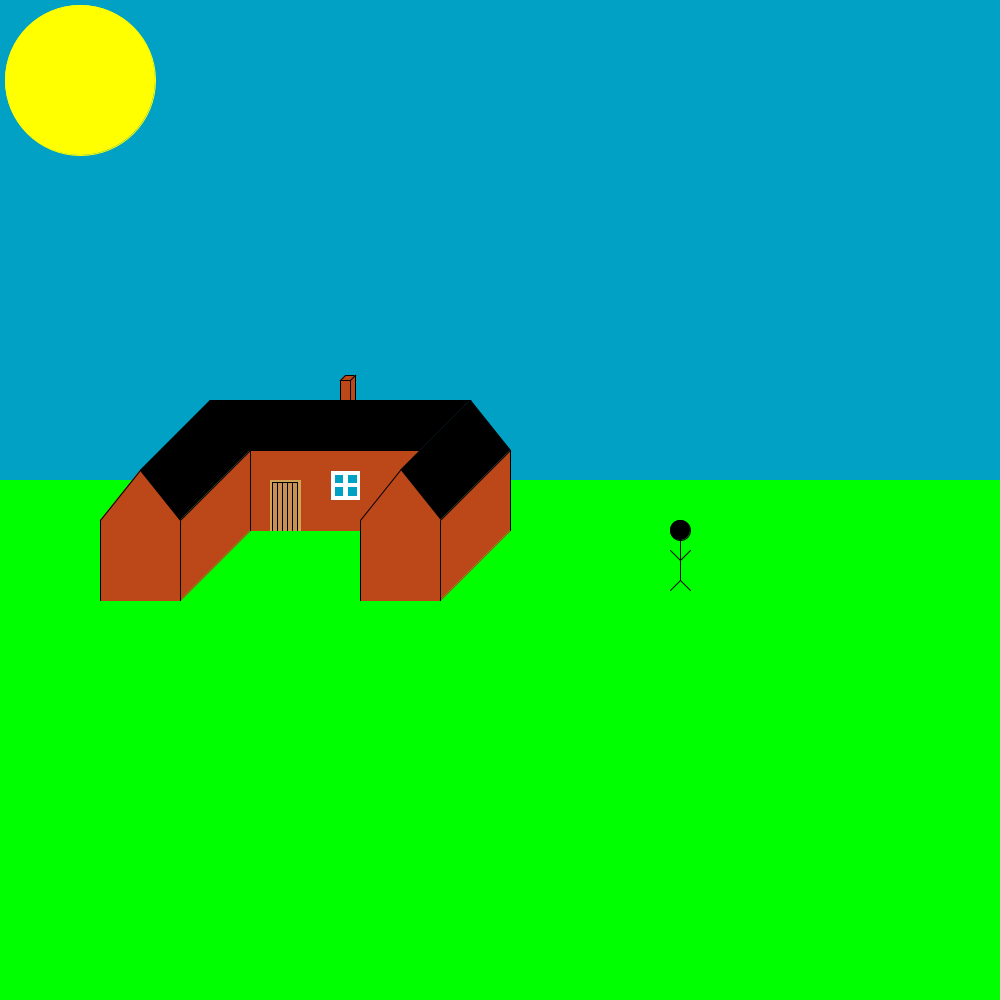
Frame 1 (no input)
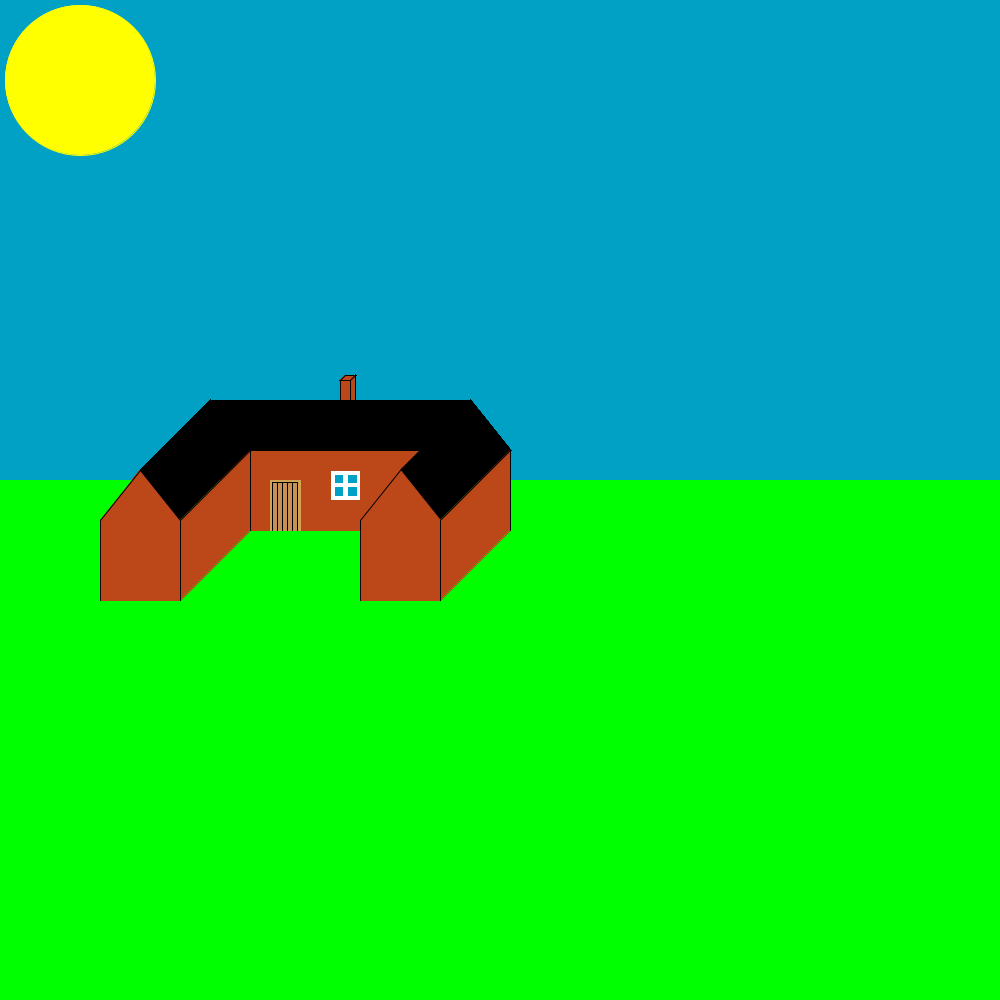
Frame 60 (the mouse pressed at the canvas centre just before this capture)
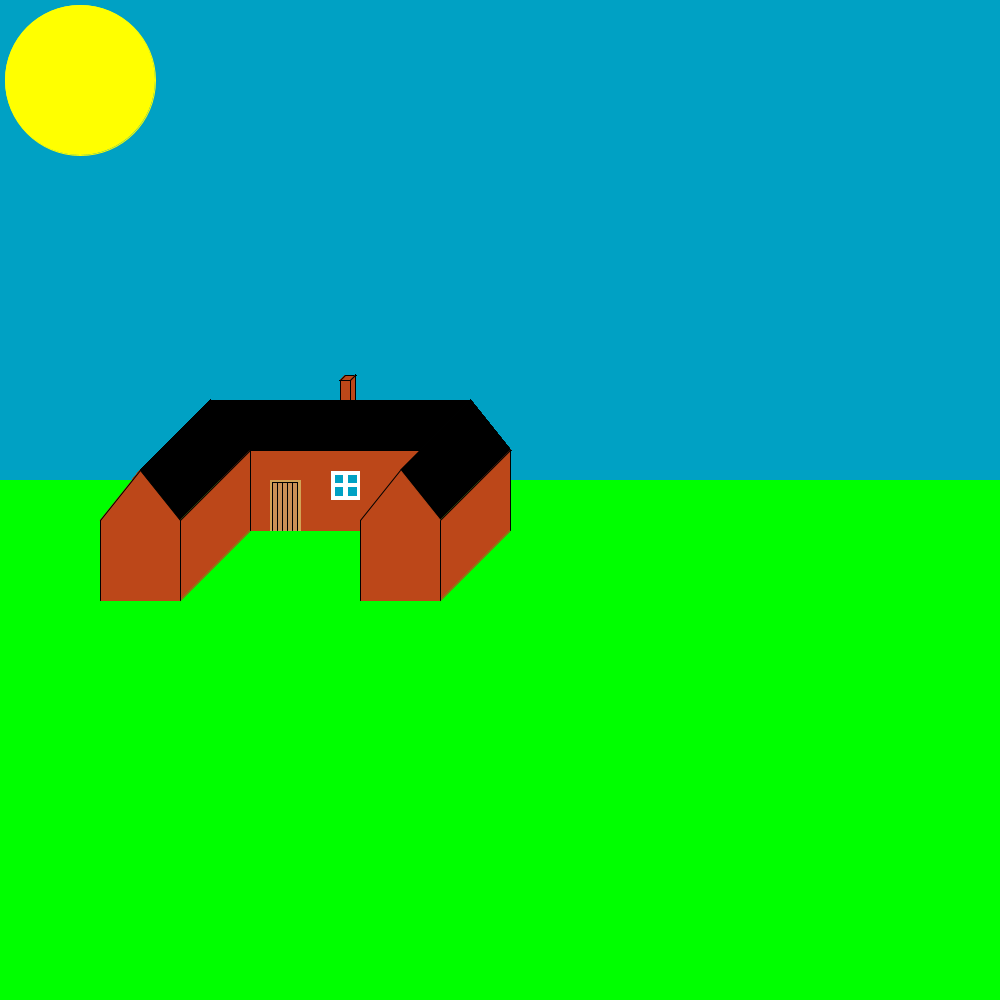
Frame 120 (the mouse held since frame 60 and released just before this capture)

The Processing sketch that drew these frames (run headless with seeded random() and noise(); from frame 60 on, the mouse is pressed at the canvas centre):

// Processing sketch: processing_114390
// ── processing_114390.pde

void setup()
{
  
  frameRate(5);
size(1000,1000);
//himmel
background(0,161,196);

//sol
stroke(255,255,0);
fill(255,255,0);
ellipse(80,80,150,150);

}

int venstreBenX = 670;
int venstreBenY = 590;
int hoejreBenX = 690;
int hoejreBenY = 590;
int hovedX = 680;
int hovedY = 530;
int benSamlingX = 680;
int benSamlingY = 580;
int kropStartX = 680;
int kropStartY = 580;
int kropSlutX = 680;
int kropSlutY = 530;
int hoejreArmX = 690;
int hoejreArmY = 550;
int venstreArmX = 670;
int venstreArmY = 550;
int armeSamlingX = 680;
int armeSamlingY = 560;

void draw()
{
  // græs
stroke(0,255,0);
fill(0,255,0);
rect(0,480,1000,520);

// hus gavl 1
stroke(188,71,25);
fill(188,71,25);
rect(100,520,80,80);

//tag gavl
stroke(188,71,25);
fill(188,71,25);
triangle(100,520,180,520,140,470);

//huslænge 1
stroke(188,71,25);
fill(188,71,25);
quad(180,520,180,600,250,530,250,450);

// taglængde 1
stroke(0,0,0);
fill(0,0,0);
quad(140,470,210,400,250,450,180,520);

// huslænge 2
stroke(188,71,25);
fill(188,71,25);
quad(250,450,250,530,360,530,420,450);

// taglængde 2
stroke(0,0,0);
fill(0,0,0);
quad(210,400,250,450,420,450,470,400);

// huslænge 3
stroke(188,71,25);
fill(188,71,25);
quad(510,450,510,530,440,600,440,520);

// taglængde 3
stroke(0,0,0);
fill(0,0,0);
quad(470,400,510,450,440,520,400,470);

// hus gavl 1
stroke(188,71,25);
fill(188,71,25);
rect(360,520,80,80);

//tag gavl
stroke(188,71,25);
fill(188,71,25);
triangle(360,520,440,520,400,470);

// markeringer
stroke(0,0,0);
fill(0,0,0);
line(400,470,360,520);
line(360,520,360,600);
line(250,450,250,530);
line(180,520,180,600);
line(100,600,100,520);
line(100,520,140,470);
line(440,520,440,600);
line(510,530,510,450);



// dør
stroke(211,163,85);
fill(211,163,85);
rect(270,480,30,50);
stroke(201,144,85);
fill(201,144,85);
quad(272.5,482.5,297.5,482.5,297.5,530,272.5,530);
stroke(0,0,0);
fill(0,0,0);
line(272.5,482.5,272.5,530);
line(272.5,482.5,297.5,482.5);
line(297.5,482.5,297.5,530);
line(277.5,482.5,277.5,530);
line(282.5,482.5,282.5,530);
line(287.5,482.5,287.5,530);
line(292.5,482.5,292.5,530);

// venstre vindue
stroke(188,71,25);
fill(255,255,255);
rect(330,470,30,30);
stroke(255,255,255);
fill(255,255,255);
rect(335,475,20,20);
stroke(0,161,196);
fill(0,161,196);
rect(335,475,7.5,7.5);
stroke(0,161,196);
fill(0,161,196);
rect(348.5,475,7.5,7.5);
stroke(0,161,196);
fill(0,161,196);
rect(335,487.5,7.5,7.5);
stroke(0,161,196);
fill(0,161,196);
rect(348.5,487.5,7.5,7.5);

// skorsten
stroke(0,0,0);
fill(188,71,25);
quad(340,400,350,400,350,380,340,380);
quad(340,380,345,375,355,375,350,380);
quad(355,375,350,380,350,400,355,400);
// mand
stroke(0,0,0);
fill(0,0,0);
ellipse(hovedX,hovedY,20,20); // hoved

line(kropStartX,kropStartY,kropSlutX,kropSlutY);  // krop

line(benSamlingX,benSamlingY,hoejreBenX,hoejreBenY);  // højre ben
line(benSamlingX,benSamlingY,venstreBenX,venstreBenY);  // venstre ben

line(armeSamlingX,armeSamlingY,hoejreArmX,hoejreArmY);  // høre arm
line(armeSamlingX,armeSamlingY,venstreArmX,venstreArmY);  // venstre arm

venstreBenX += 20;
benSamlingX += 20;
hoejreBenX += 20;
hovedX += 20;
armeSamlingX += 20;
venstreArmX += 20;
hoejreArmX += 20;
kropStartX += 20;
kropSlutX += 20;

}
